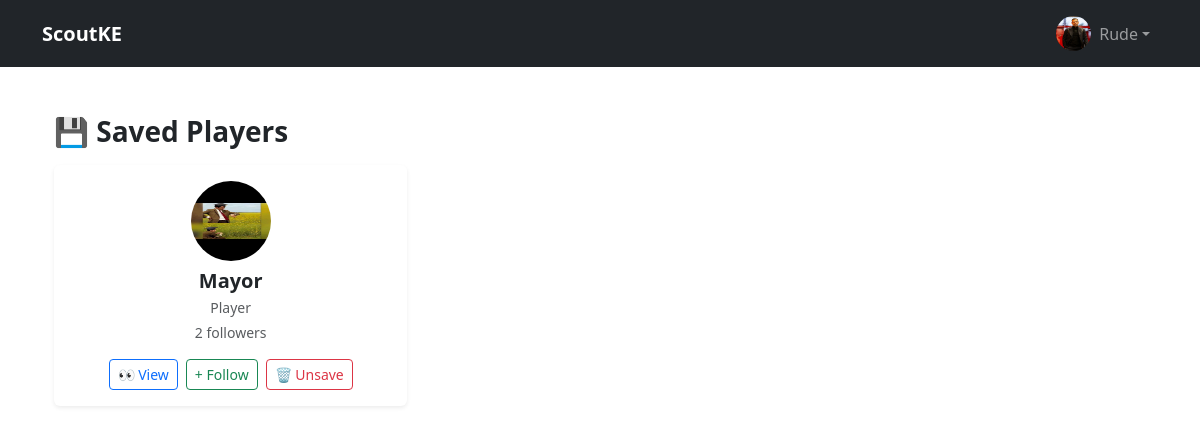
Page /scouts/saved/ (signed in) on the committed database.
### accounts/models.py (models this page shows, shortened)
class User(AbstractUser):
    ROLE_CHOICES = (
        ('player', 'Player'),
        ('scout', 'Scout'),
        ('club', 'Club'),
        ("fan", "Fan"),
    )
    role = models.CharField(max_length=20, choices=ROLE_CHOICES)
    bio = models.TextField(blank=True, null=True)
    profile_picture = models.ImageField(upload_to='profiles/', blank=True, null=True)
    followers = models.ManyToManyField(
        'self',
        symmetrical=False,
        related_name='following',
        blank=True
    )
    saved_players = models.ManyToManyField(
        'self',
        symmetrical=False,
        related_name='saved_by',
        blank=True
    )

### scouts/views.py (the view)
# urls.py: path("saved/", views.saved_players, name="saved_players"),
@login_required
def saved_players(request):
    saved = request.user.saved_players.all()
    return render(request, "scouts/saved_players.html", {"players": saved})

### scouts/templates/scouts/saved_players.html
{% extends "base.html" %}
{% block content %}
<div class="container mt-4">
  <h3 class="fw-bold mb-3">💾 Saved Players</h3>
  <div class="row g-3">
    {% for player in players %}
      <div class="col-md-4">
        <div class="card shadow-sm border-0 h-100">
          <div class="card-body text-center">
            <img src="{{ player.profile_picture.url|default:'/static/img/default-avatar.png' }}"
                 class="rounded-circle mb-2" width="80" height="80" alt="{{ player.username }}">
            <h5 class="fw-bold mb-1">{{ player.username }}</h5>
            <p class="text-muted small mb-1">{{ player.get_role_display }}</p>
            <p class="text-muted small">{{ player.followers.count }} followers</p>
            <div class="d-flex justify-content-center gap-2 mt-2">
              <a href="{% url 'view_profile' player.id %}" class="btn btn-sm btn-outline-primary">👀 View</a>
              <a href="{% url 'follow_user' player.id %}"
                 class="btn btn-sm btn-outline-success">+ Follow</a>
              <a href="{% url 'unsave_player' player.id %}"
                 class="btn btn-sm btn-outline-danger">🗑 Unsave</a>
            </div>
          </div>
        </div>
      </div>
    {% empty %}
      <p class="text-muted">No saved players yet.</p>
    {% endfor %}
  </div>
</div>
{% endblock %}

### templates/base.html (shortened to what this page needs)
<!DOCTYPE html>
<html lang="en">
<head>
  <link href="https://cdn.jsdelivr.net/npm/bootstrap@5.3.3/dist/css/bootstrap.min.css" rel="stylesheet">
  {% load static %}
</head>
<body>
<nav class="navbar navbar-expand-lg navbar-dark bg-dark">
  <div class="container">
    <a class="navbar-brand fw-bold" href="/">ScoutKE</a>
    <div class="collapse navbar-collapse" id="navbarNav">
      <ul class="navbar-nav ms-auto align-items-center">
        <li class="nav-item dropdown">
          <a class="nav-link dropdown-toggle d-flex align-items-center" href="#" id="navbarProfile" role="button" data-bs-toggle="dropdown" aria-expanded="false">
            {% if user.is_authenticated and user.profile_picture %}
              <img src="{{ user.profile_picture.url }}"
                   alt="Profile Picture"
                   class="rounded-circle me-2" width="35" height="35">
            {% else %}
              <img src="{% static 'img/default-avatar.png' %}"
                   alt="Default Avatar"
                   class="rounded-circle me-2" width="35" height="35">
            {% endif %}
            {% if user.is_authenticated %}
              {{ user.username }}
            {% else %}
              Guest
            {% endif %}
          </a>
        </li>
      </ul>
    </div>
  </div>
</nav>
  <main class="container my-5">
    {% block content %}{% endblock %}
  </main>
</body>
</html>

### rows in the picture
User: profile_picture (picture), username "Rude"
User: profile_picture (picture), username "Mayor", role "Player", followers.count "2"
